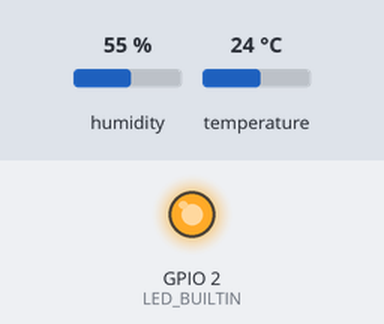
A sketch run on a simulated ESP8266 (NodeMCU). On the bench: output pins drawn as LEDs (lit = HIGH, except the on-board LED, lit = LOW). Inputs (shaded band) come from the test bench; at power-on: humidity 55 %, temperature 24 °C. WiFi joins after 1.5 s; servers stay silent unless stated; what the sketch prints to the serial monitor is not drawn.

Above: at 2.7 s.
At 4.17 s:
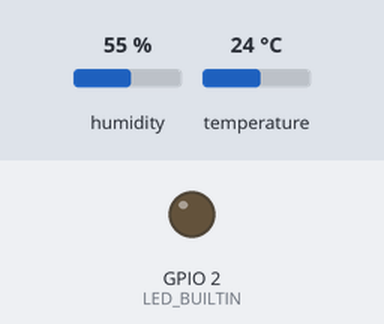
Timing chart, 0 to 6.8 s (numbered marks = the images above):
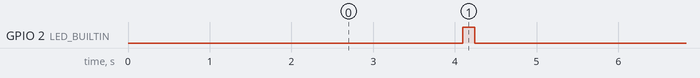

Measured:
- by itself, GPIO 2 (LED_BUILTIN): alternates HIGH for 0.15 s and LOW for 3.9 s

The sketch:

sketch_feb20c.ino
```cpp
//
// Учебный стенд для занятий по Wi-Fi
//
// Определение температуры и влажности
// Результат выводится на экран компьютера
//
// Февраль 2025 г.
// 1.0 v
//


// Библиотека Wi-Fi

#include <ESP8266WiFi.h>

#define MY_SSID "fizmat"
#define MY_PASS ""

// Библиотека датчика

#include "DHT.h"
DHT dht(0 /* PIN_SENSOR */, DHT11);


void setup() {

  pinMode(LED_BUILTIN, OUTPUT);

  Serial.begin(9600);

  Serial.println();
  Serial.println("Hello");

  // Инициализация Wi-Fi

  WiFi.begin(MY_SSID, MY_PASS);

  Serial.print("MAC address: ");
  Serial.println(WiFi.macAddress());

  while (WiFi.status() != WL_CONNECTED) {
    delay(500);
    Serial.print(".");
  }

  Serial.println("");
  Serial.print("Connected to ");
  Serial.println(WiFi.SSID());
  Serial.print("IP address: ");
  Serial.println(WiFi.localIP());

  // Инициализация датчика

  dht.begin();

}


void loop() {

  // Сигнальный светодиод

  digitalWrite(LED_BUILTIN, ( WiFi.status() == WL_CONNECTED && bitRead( millis(), 11 ) == 0 && bitRead( millis() + 1900, 11 ) == 0 ) ? HIGH : LOW);

  // Выведение на экран

  static uint32_t timer = 0;

  if ( millis() - timer > 10000 ) {

    timer = millis();

    Serial.print("Tемпература: ");
    Serial.println(dht.readTemperature());

    Serial.print("Влажность: ");
    Serial.println(dht.readHumidity());

  }

}
```
